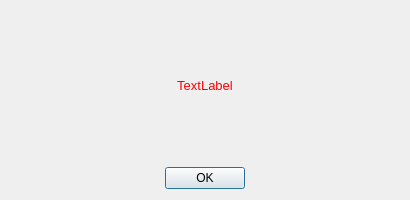
<?xml version="1.0" encoding="UTF-8"?>
<ui version="4.0">
 <class>DesignerShowError</class>
 <widget class="QDialog" name="DesignerShowError">
  <property name="geometry">
   <rect>
    <x>0</x>
    <y>0</y>
    <width>410</width>
    <height>200</height>
   </rect>
  </property>
  <property name="minimumSize">
   <size>
    <width>410</width>
    <height>200</height>
   </size>
  </property>
  <property name="maximumSize">
   <size>
    <width>410</width>
    <height>200</height>
   </size>
  </property>
  <property name="font">
   <font>
    <stylestrategy>PreferDefault</stylestrategy>
   </font>
  </property>
  <property name="contextMenuPolicy">
   <enum>Qt::DefaultContextMenu</enum>
  </property>
  <property name="windowTitle">
   <string>Dialog</string>
  </property>
  <property name="layoutDirection">
   <enum>Qt::LeftToRight</enum>
  </property>
  <layout class="QVBoxLayout" name="verticalLayout_2">
   <item>
    <layout class="QVBoxLayout" name="verticalLayout">
     <item>
      <widget class="QLabel" name="lbText">
       <property name="sizePolicy">
        <sizepolicy hsizetype="Ignored" vsizetype="Ignored">
         <horstretch>0</horstretch>
         <verstretch>0</verstretch>
        </sizepolicy>
       </property>
       <property name="maximumSize">
        <size>
         <width>390</width>
         <height>16777215</height>
        </size>
       </property>
       <property name="baseSize">
        <size>
         <width>0</width>
         <height>0</height>
        </size>
       </property>
       <property name="font">
        <font>
         <pointsize>10</pointsize>
         <kerning>true</kerning>
        </font>
       </property>
       <property name="mouseTracking">
        <bool>true</bool>
       </property>
       <property name="autoFillBackground">
        <bool>false</bool>
       </property>
       <property name="text">
        <string>&lt;!DOCTYPE HTML PUBLIC &quot;-//W3C//DTD HTML 4.0//EN&quot; &quot;http://www.w3.org/TR/REC-html40/strict.dtd&quot;&gt;
&lt;html&gt;&lt;head&gt;&lt;meta name=&quot;qrichtext&quot; content=&quot;1&quot; /&gt;&lt;style type=&quot;text/css&quot;&gt;
p, li { white-space: pre-wrap; }
&lt;/style&gt;&lt;/head&gt;&lt;body style=&quot; font-family:'MS Shell Dlg 2'; font-size:8.25pt; font-weight:400; font-style:normal;&quot;&gt;
&lt;p align=&quot;center&quot; style=&quot; margin-top:0px; margin-bottom:0px; margin-left:0px; margin-right:0px; -qt-block-indent:0; text-indent:0px;&quot;&gt;&lt;span style=&quot; font-size:10pt; color:#ff0000;&quot;&gt;TextLabel&lt;/span&gt;&lt;/p&gt;&lt;/body&gt;&lt;/html&gt;</string>
       </property>
      </widget>
     </item>
     <item>
      <layout class="QHBoxLayout" name="horizontalLayout">
       <item>
        <spacer name="horizontalSpacer">
         <property name="orientation">
          <enum>Qt::Horizontal</enum>
         </property>
         <property name="sizeHint" stdset="0">
          <size>
           <width>40</width>
           <height>20</height>
          </size>
         </property>
        </spacer>
       </item>
       <item>
        <widget class="QPushButton" name="btOK">
         <property name="text">
          <string>OK</string>
         </property>
        </widget>
       </item>
       <item>
        <spacer name="horizontalSpacer_2">
         <property name="orientation">
          <enum>Qt::Horizontal</enum>
         </property>
         <property name="sizeHint" stdset="0">
          <size>
           <width>40</width>
           <height>20</height>
          </size>
         </property>
        </spacer>
       </item>
      </layout>
     </item>
    </layout>
   </item>
  </layout>
 </widget>
 <resources/>
 <connections>
  <connection>
   <sender>btOK</sender>
   <signal>clicked()</signal>
   <receiver>DesignerShowError</receiver>
   <slot>close()</slot>
   <hints>
    <hint type="sourcelabel">
     <x>205</x>
     <y>146</y>
    </hint>
    <hint type="destinationlabel">
     <x>204</x>
     <y>99</y>
    </hint>
   </hints>
  </connection>
 </connections>
</ui>
